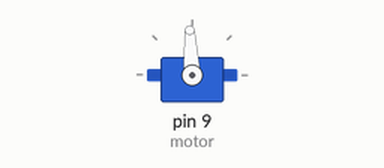
Bench run of a sketch on a simulated Arduino Uno, built with avr-gcc and run on an emulated ATmega328P. Parts: servo. What the sketch prints to the serial monitor is not drawn.

Above: at 10.1 s.
Timing chart, 0 to 11.6 s (numbered marks = the images above):
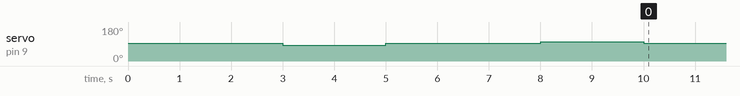

The sketch:

ServoPulseTest.ino
```cpp
// TEST 02 — 1400 / 1500 / 1600 microsecond pulse diagnostic.
// Positional servo should move to finite positions and hold; a 360-degree
// continuous servo might use these pulses for speed/direction instead.
// IMPORTANT: external regulated servo supply, shared GND, unloaded horn.
#include <Servo.h>
Servo motor;

void setup() {
  Serial.begin(9600);
  motor.attach(9);

  Serial.println("1500 us: observe response, 3 seconds");
  motor.writeMicroseconds(1500);
  delay(3000);

  Serial.println("1400 us: observe response, 2 seconds");
  motor.writeMicroseconds(1400);
  delay(2000);

  Serial.println("1500 us: observe response, 3 seconds");
  motor.writeMicroseconds(1500);
  delay(3000);

  Serial.println("1600 us: observe response, 2 seconds");
  motor.writeMicroseconds(1600);
  delay(2000);

  motor.writeMicroseconds(1500);
  Serial.println("Test 02 finished: holding 1500 us");
}
void loop() {}
```
